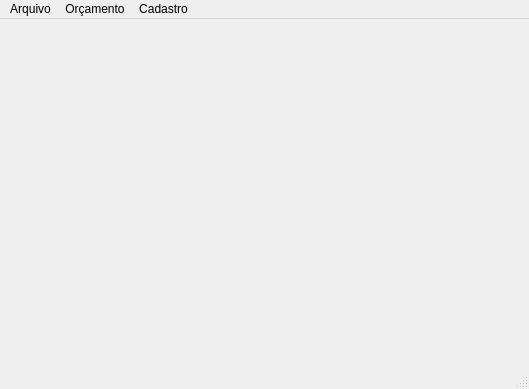
<?xml version="1.0" encoding="UTF-8"?>
<ui version="4.0">
 <class>MainWindow</class>
 <widget class="QMainWindow" name="MainWindow">
  <property name="geometry">
   <rect>
    <x>0</x>
    <y>0</y>
    <width>529</width>
    <height>389</height>
   </rect>
  </property>
  <property name="windowTitle">
   <string>TemperCalc - Software Para Calculos de Vidros Temperados</string>
  </property>
  <widget class="QWidget" name="centralwidget"/>
  <widget class="QMenuBar" name="menubar">
   <property name="geometry">
    <rect>
     <x>0</x>
     <y>0</y>
     <width>529</width>
     <height>21</height>
    </rect>
   </property>
   <widget class="QMenu" name="menuArquivo">
    <property name="title">
     <string>Arquivo</string>
    </property>
    <addaction name="actionSair"/>
   </widget>
   <widget class="QMenu" name="menuOr_amento">
    <property name="title">
     <string>Orçamento</string>
    </property>
    <addaction name="actionFixos"/>
   </widget>
   <widget class="QMenu" name="menuCadastro">
    <property name="title">
     <string>Cadastro</string>
    </property>
    <addaction name="actionCadastro_de_vidros"/>
    <addaction name="actionCadastro_de_Alum_nios"/>
    <addaction name="actionCadastro_de_Acess_rios"/>
   </widget>
   <addaction name="menuArquivo"/>
   <addaction name="menuOr_amento"/>
   <addaction name="menuCadastro"/>
  </widget>
  <widget class="QStatusBar" name="statusbar"/>
  <action name="actionSair">
   <property name="text">
    <string>Sair</string>
   </property>
  </action>
  <action name="actionFixos">
   <property name="text">
    <string>Vidros Fixos</string>
   </property>
  </action>
  <action name="actionCadastro_de_vidros">
   <property name="text">
    <string>Cadastro de Vidros</string>
   </property>
  </action>
  <action name="actionCadastro_de_Alum_nios">
   <property name="text">
    <string>Cadastro de Alumínios</string>
   </property>
  </action>
  <action name="actionCadastro_de_Acess_rios">
   <property name="text">
    <string>Cadastro de Acessórios</string>
   </property>
  </action>
 </widget>
 <resources/>
 <connections/>
</ui>
